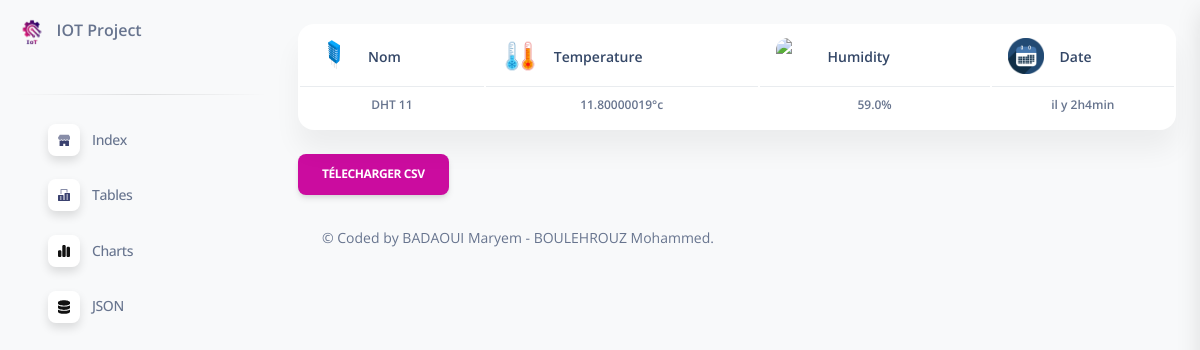
Before: /tables/ with the older database file.
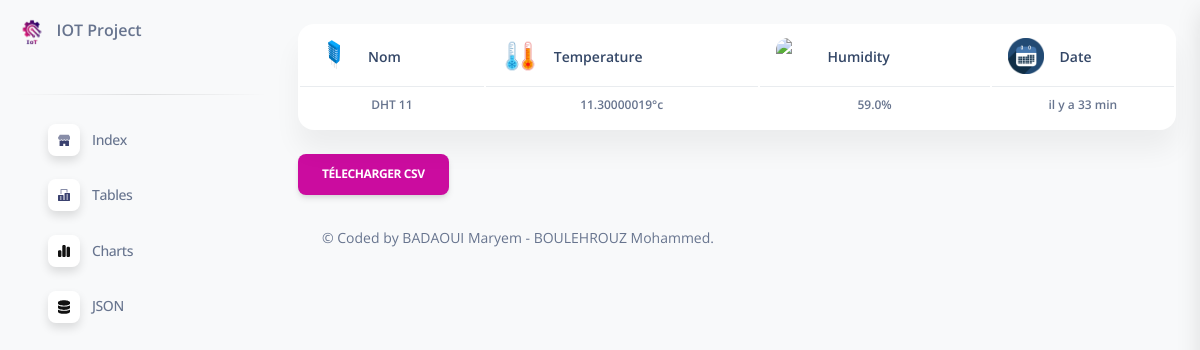
After: the same page with the newer database file.
### DHT/models.py (models this page shows, shortened)
class Dht11(models.Model):
    temp = models.FloatField(null=True)
    hum = models.FloatField(null=True)
    dt = models.DateTimeField(auto_now_add=True,null=True)

### DHT/views.py (the view)
# urls.py: path('tables/',views.table,name='value'),
def table(request):
    derniere_ligne = Dht11.objects.last()
    derniere_date = Dht11.objects.last().dt
    delta_temps = timezone.now() - derniere_date
    difference_minutes = delta_temps.seconds // 60
    temps_ecoule = ' il y a ' + str(difference_minutes) + ' min'
    if difference_minutes > 60:
        temps_ecoule = 'il y ' + str(difference_minutes // 60) + 'h' + str(difference_minutes % 60) + 'min'
    valeurs = {'date': temps_ecoule, 'id': derniere_ligne.id, 'temp': derniere_ligne.temp, 'hum': derniere_ligne.hum}
    return render(request, 'value.html', {'valeurs': valeurs})

### template/value.html (shortened to what this page needs)
{% extends 'layouts/base.html' %}
{% load static %}
{% block content %}
<div class="container-fluid py-4">
  <div class="row">
    <div class="col-12">
      <div class="card mb-4">
        <div class="card-body px-0 pt-0 pb-2">
          <div class="table-responsive p-0">
            <table class="table align-items-center mb-0">
              <tbody>
                <tr>
                  <td>
                    <div class="d-flex px-2 py-1">
                      <div>
                        <img src="{% static 'img/dht.png' %}" class="avatar avatar-sm me-3 text-center" alt="dht">
                      </div>
                      <div class="d-flex flex-column justify-content-center">
                        <h6 class="mb-0 text-sm text-center">Nom</h6>
                      </div>
                    </div>
                  </td>
                  <td>
                    <div class="d-flex px-2 py-1">
                      <div>
                        <img src="{% static 'img/temperature.png' %}" class="avatar avatar-sm me-3 text-center" alt="Temperature">
                      </div>
                      <div class="d-flex flex-column justify-content-center">
                        <h6 class="mb-0 text-sm text-center">Temperature</h6>
                      </div>
                    </div>
                  </td>
                  <td>
                    <div class="d-flex px-2 py-1">
                      <div>
                        <img src="{% static 'img/humidity.png' %}" class="avatar avatar-sm me-3 text-center" alt="Humidity">
                      </div>
                      <div class="d-flex flex-column justify-content-center">
                        <h6 class="mb-0 text-sm text-center">Humidity</h6>
                      </div>
                    </div>
                  </td>
                  <td>
                    <div class="d-flex px-2 py-1">
                      <div>
                        <img src="{% static 'img/date.png' %}" class="avatar avatar-sm me-3 text-center" alt="Date">
                      </div>
                      <div class="d-flex flex-column justify-content-center">
                        <h6 class="mb-0 text-sm text-center">Date</h6>
                      </div>
                    </div>
                  </td>
                </tr>
                <tr>
                  <td>
                    <p class="text-xs font-weight-bold mb-0 text-center">DHT 11</p>
                  </td>
                  <td>
                    <p class="text-xs font-weight-bold mb-0 text-center">{{ valeurs.temp }}°c</p>
                  </td>
                  <td>
                    <p class="text-xs font-weight-bold mb-0 text-center">{{ valeurs.hum }}%</p>
                  </td>
                  <td>
                    <p class="text-xs font-weight-bold mb-0 text-center">{{ valeurs.date }}</p>
                  </td>
                </tr>
              </tbody>
            </table>
          </div>
        </div>
      </div>
    </div>
  </div>
    <button id='csv' class="btn btn-primary">Télecharger csv</button>
{% include "includes/footer.html" %}
  </div>
{% endblock content %}

### template/layouts/base.html (shortened to what this page needs)
{% load i18n static admin_soft %}
{% get_current_language as LANGUAGE_CODE %}
{% get_current_language_bidi as LANGUAGE_BIDI %}
{% get_direction as direction %}
{% get_admin_setting as admin_setting %}
<!DOCTYPE html>
<html lang="{{ LANGUAGE_CODE|default:"en-us" }}">
<head>
    <link href="{% static 'css/nucleo-icons.css' %}" rel="stylesheet" />
    <link href="{% static 'css/nucleo-svg.css' %}" rel="stylesheet" />
    <link href="{% static 'css/nucleo-svg.css' %}" rel="stylesheet" />
    <link id="pagestyle" href="{% static 'css/soft-ui-dashboard.css' %}" rel="stylesheet" />
    <link id="pagestyle_dark" href="{% static 'css/dark-theme-core.css' %}" rel="stylesheet" />
</head>
<body class="g-sidenav-show bg-gray-100">
    {% include "includes/sidebar.html" %}
    <main class="main-content position-relative max-height-vh-100 h-100 border-radius-lg ">
        {% block content %}{% endblock content %}
    </main>
</body>
</html>

### template/includes/sidebar.html (shortened to what this page needs)
{% load i18n static admin_soft %}
<aside class="sidenav navbar navbar-vertical navbar-expand-xs border-0 border-radius-xl my-3 fixed-start ms-3 " id="sidenav-main">
  <div class="sidenav-header">
      <img src="{% static 'img/IOT logo.png' %}" class="navbar-brand-img h-100" alt="main_logo">
      <span class="ms-1 font-weight-bold">IOT Project</span>
  </div>
  <hr class="horizontal dark mt-0">
  <div class="collapse navbar-collapse  w-auto " id="sidenav-collapse-main">
    <ul class="navbar-nav">
      <li class="nav-item">
        <a href="{% url 'index' %}" class="nav-link">
          <div class="icon icon-shape icon-sm shadow border-radius-md bg-white text-center me-2 d-flex align-items-center justify-content-center">
          </div>
          <span class="nav-link-text ms-1">Index</span>
        </a>
      </li>
      <li class="nav-item">
          <a class="nav-link {% if 'tables' in segment %} active {% endif %} " href="{% url 'value' %}">
            <div class="icon icon-shape icon-sm shadow border-radius-md bg-white text-center me-2 d-flex align-items-center justify-content-center">
            </div>
            <span class="nav-link-text ms-1">Tables</span>
          </a>
        </li>
        <li class="nav-item">
          <a class="nav-link {% if 'billing' in segment %} active {% endif %} " href="{% url 'myChart' %}">
            <div class="icon icon-shape icon-sm shadow border-radius-md bg-white text-center me-2 d-flex align-items-center justify-content-center">
            </div>
            <span class="nav-link-text ms-1">Charts</span>
          </a>
        </li>
        <li class="nav-item">
          <a class="nav-link {% if 'vr' in segment %} active {% endif %} " href="{% url 'json' %}">
            <div class="icon icon-shape icon-sm shadow border-radius-md bg-white text-center me-2 d-flex align-items-center justify-content-center">
            </div>
            <span class="nav-link-text ms-1">JSON</span>
          </a>
        </li>
    </ul>
  </div>
</aside>

### template/includes/footer.html
      <footer class="footer pt-3  ">
        <div class="container-fluid">
          <div class="row align-items-center justify-content-lg-between">
            <div class="col-lg-6 mb-lg-0 mb-4">
              <div class="copyright text-center text-sm text-muted text-lg-start">
                &copy; Coded by BADAOUI Maryem - BOULEHROUZ Mohammed.
              </div>
            </div>
          </div>
        </div>
      </footer>

### template/includes/fixed-plugin.html (shortened to what this page needs)
{% load static %}

### template/includes/scripts.html (shortened to what this page needs)
{% load static %}

### static/css/nucleo-svg.css (style rules this page uses)
.icon { display: inline-block; color: #111111; height: 1em; width: 1em; }
.icon-sm { height: 0.8em; width: 0.8em; }
.icon { fill: currentColor; stroke: none; }

### static/css/dark-theme-core.css (style rules this page uses)
body { transition: background-color 200ms ease-in; }

Changed rows visible on the page:
no longer on this page (row unchanged): Dht11: temp "11.80000019", hum "59.0"
added Dht11: temp "11.30000019", hum "59.0"
Other visible differences:
{{ valeurs.date }}: "il y 2h4min" → "il y a 33 min"
